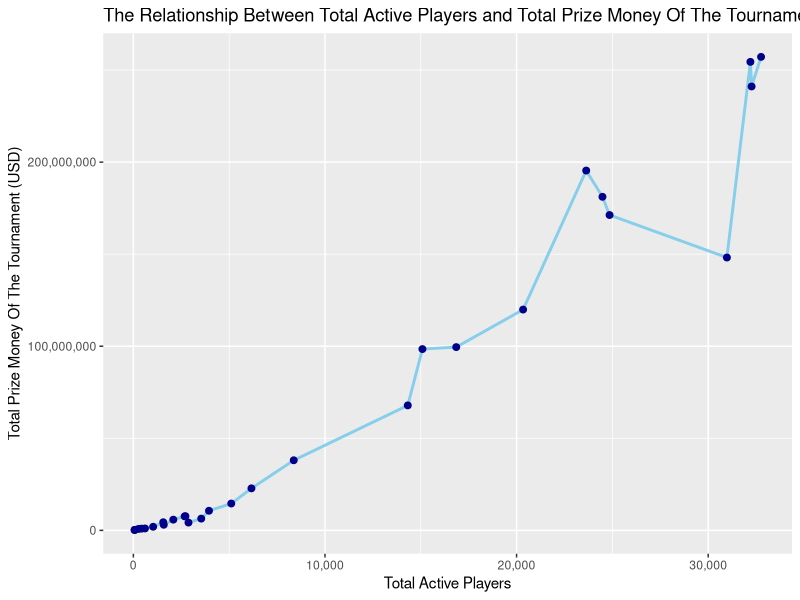

Here is the R script that generated this plot:
## ---- chunk 1
library(tidyverse)
library(ggplot2)
library(scales)
## ---- chunk 2
#type the code of graph there
## ---- chunk 3
#type the code of graph there
## ---- chunk 4
#| label: fig-PlayersAndPrice
#| fig-cap: "The Relationship Between The Number Of Players And The Prize Money Of The Tournament"
#| fig-pos: H
#| fig-width: 9
#| fig-height: 4.5

dataTable <- read.csv("Esports_Stats.csv", check.names = FALSE)
ggplot(dataTable, aes(x = `Total Active Players`, y = `Total Prize Money`)) +
  geom_line(color = "skyblue", linewidth = 1) +
  geom_point(color = "darkblue", size = 2) +
  scale_x_continuous(labels = comma) +
  scale_y_continuous(labels = comma) +
  labs(
    title = "The Relationship Between Total Active Players and Total Prize Money Of The Tournament",
    x = "Total Active Players",
    y = "Total Prize Money Of The Tournament (USD)"
  )
